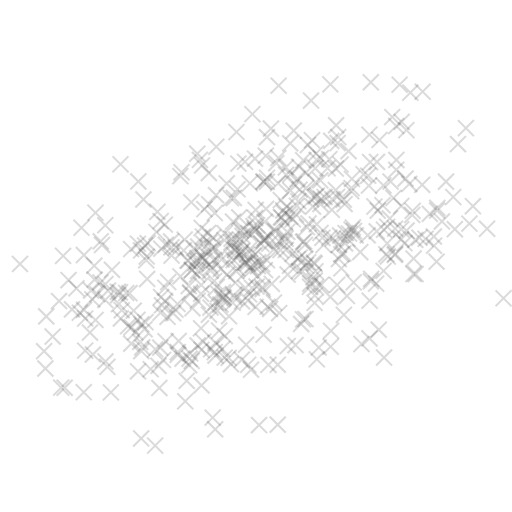
#> input picture sample_data/ve0.jpg, 512 x 512 px; its folder holds only this picture in this run
$ python generate_samples.py --dataset_path sample_data
#> lines starting #> are read from the running program, lines starting #| are printed output that depends on the picture

from argparse import ArgumentParser
import json
import os
from pathlib import Path
import random
import shutil

import cv2
import numpy as np

def create_sample(equirectangular, grid, pitch, yaw):

    pitch = np.radians(pitch)
    yaw = np.radians(yaw)
    # Since distortion increases to the edges of the image, rotation must be done beforehand
    pitch_matrix = np.array([   [1,     0,              0],
                                [0,     np.cos(pitch),  -np.sin(pitch)],
                                [0,     np.sin(pitch),  np.cos(pitch)]])
    uvz = grid @ pitch_matrix.T

    u = uvz[:, :, 0]
    v = uvz[:, :, 1]
    z = uvz[:, :, 2]
    # Use arctan to get latitude
    x = ((np.arctan2(u, z) + yaw) / (2 * np.pi) + 0.5) * equirectangular.shape[1]

    # Use arcsin to get longitude
    norm = np.linalg.norm(uvz, axis=-1, keepdims=True)[:, :, 0] # hypotenuse needed for sin
    y = (np.arcsin(v / norm) / (np.pi) + 0.5) * equirectangular.shape[0]

    # Use image remapping to get rid of any kind of distortion
    persp = cv2.remap(np.asarray(equirectangular), x.astype(np.float32), y.astype(np.float32), cv2.INTER_CUBIC, borderMode=cv2.BORDER_WRAP)
    persp = cv2.rotate(persp, cv2.ROTATE_90_CLOCKWISE)
    persp = cv2.flip(persp, 1)
    return persp

def create_job(source, destination, fov, aspect, yaw_difference, is_sanity_check):
    # Degree to radians
    fov = np.radians(fov)
    # Load an equirectangular image
    equirectangular = cv2.imread(source.as_posix())
    # Get shape of the image
    res0, res1 = equirectangular.shape[1], equirectangular.shape[0]
    # Create an array with size of the target image and values in [-1, 1][-1/ASPECT_RATIO, -1/ASPECT_RATIO]
    u, v = np.mgrid[-1:1:2/(res1 * aspect), -1/aspect:1/aspect:2/(res1 * aspect)]
    # Create z values with respect to FoV
    z = np.ones_like(u) * 1 / np.tan(fov / 2)

    uvz = np.asarray([u, v, z])
    uvz = np.moveaxis(uvz, 0, -1)

    if not is_sanity_check:
        # Define exclude ranges
        exclude = []
        for i in range(3):
            pitch = random.randrange(-30, 31)
            yaw = random.choice([i for i in range(0, 360) if not any([i in exclude_range for exclude_range in exclude])])
            if yaw < yaw_difference:
                exclude_ranges = [range(360 + yaw - yaw_difference, 360), range(0, yaw + yaw_difference)]
            elif yaw > 360 - yaw_difference:
                exclude_ranges = [range(yaw - yaw_difference, 360), range(0, yaw + yaw_difference - 360)]
            else:
                exclude_ranges = [range(yaw - yaw_difference, yaw + yaw_difference)]
            exclude.extend(exclude_ranges)
            print('Create sample {} with pitch={} and yaw={}'.format(i, pitch, yaw))
            sample = create_sample(equirectangular, uvz, pitch, yaw)
            cv2.imwrite((destination.as_posix() + '_sample_{}.jpg'.format(i)), sample)
    else:
        pitch = 0
        yaw = 0
        sample = create_sample(equirectangular, uvz, pitch, yaw)
        cv2.imwrite((destination.as_posix() + '_sample_{}.jpg'.format(0)), sample)
        pitch = 80
        yaw = 0
        sample = create_sample(equirectangular, uvz, pitch, yaw)
        cv2.imwrite((destination.as_posix() + '_sample_{}.jpg'.format(1)), sample)
        pitch = -80
        yaw = 0
        sample = create_sample(equirectangular, uvz, pitch, yaw)
        cv2.imwrite((destination.as_posix() + '_sample_{}.jpg'.format(2)), sample)


def create_jobs(path, fov, aspect, yaw_difference, sanity_check_rate):

    job_counter = 0
    for child in path.iterdir():
        if child.is_file() and child.suffix in ['.png', '.jpg', '.gif', '.jpeg', '.avif']:
            job_path = Path('./sample_data/job_{}'.format(job_counter))
            while Path(job_path.as_posix() + '_sample_0.jpg').exists():
                job_counter += 1
                job_path = Path('./sample_data/job_{}'.format(job_counter))
            print('\nCreate job {}'.format(job_counter))
            is_sanity_check = job_counter % sanity_check_rate == 0
            create_job(child, job_path, fov, aspect, yaw_difference, is_sanity_check)
            with open('./sample_data/jobs.json') as f:
                jobs = json.load(f)
                job = {
                    'id': job_counter,
                    'stimuli': ['job_{}_sample_{}.jpg'.format(job_counter, i) for i in range(3)],
                    'is_sanity_check': is_sanity_check
                }
                jobs.append(job)
            with open('./sample_data/jobs.json', 'w') as f:
                json.dump(jobs, f)
        elif child.is_dir():
            create_jobs(child, fov, aspect, yaw_difference, sanity_check_rate)


def main():
    arg_parse = ArgumentParser()
    arg_parse.add_argument('-p', '--dataset_path', required=True, help='The path of 360 degree images')
    arg_parse.add_argument('-c', '--clear', action='store_true', help='Clear the samples folder')
    arg_parse.add_argument('-f', '--fov', default=90, help='The field of view angle for the sample images')
    arg_parse.add_argument('-a', '--aspect', default=1.7776, help='The aspect ratio for the sample images')
    arg_parse.add_argument('-d', '--yaw_difference', default=50, help='The minimum yaw angle differences for one job')
    arg_parse.add_argument('-s', '--sanity_check_rate', default=5, help='Number of real samples per sanity check')
    args = arg_parse.parse_args()
    for child in Path('./sample_data').iterdir():
        if args.clear and child.is_file() and child.suffix != '.json':
            os.remove(child)
            with open('./sample_data/jobs.json', 'w') as f:
                f.write('[]')
    create_jobs(Path(args.dataset_path), args.fov, args.aspect, args.yaw_difference, args.sanity_check_rate)
#> in create_job, equirectangular is the input picture: shape (512, 512, 3); min 114, max 255, mean 249.1
#> in create_sample, `v = uvz[:, :, 1]`:
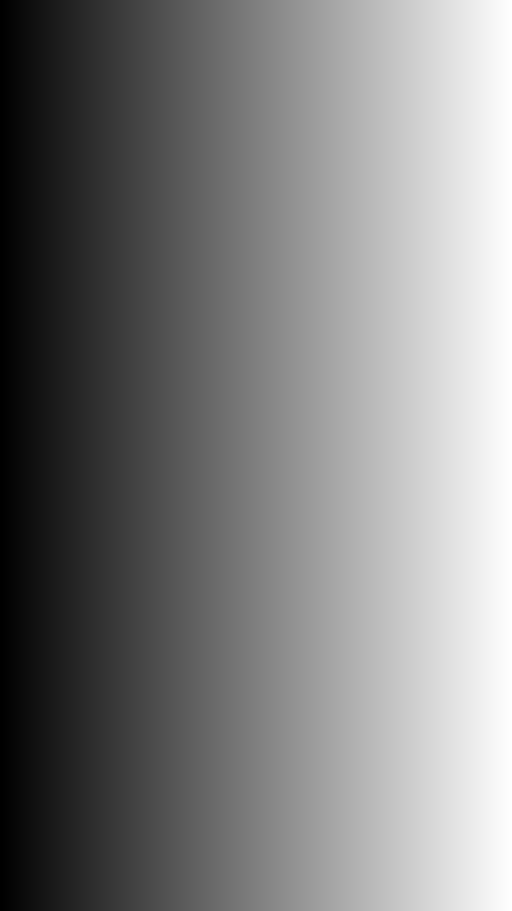
#> v: shape (911, 512) float64; min -0.563, max 0.56, mean -0.0011; drawn with min black and max white
#> in create_sample, `z = uvz[:, :, 2]`: z: shape (911, 512) float64; every value is 1
#> in create_sample, `norm = np.linalg.norm(uvz, axis=-1, keepdims=True)[:, :, 0]`:
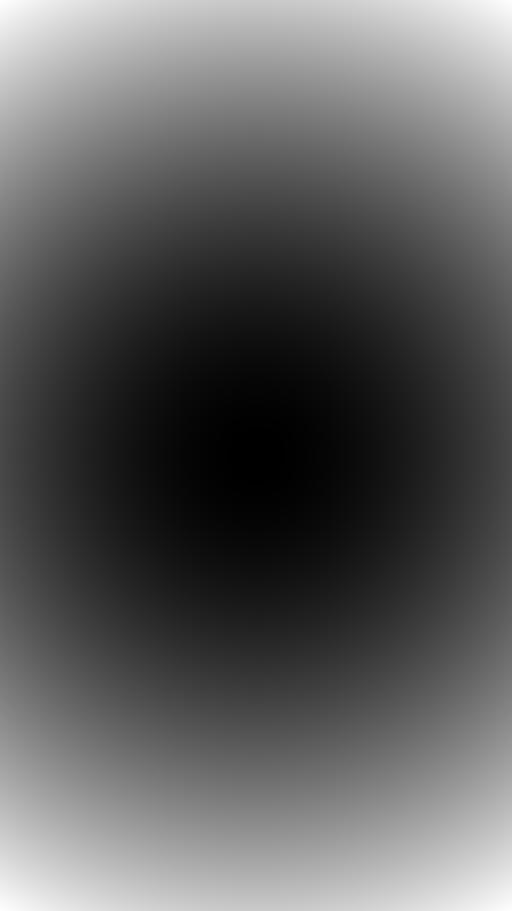
#> norm: shape (911, 512) float64; min 1, max 1.52, mean 1.19; drawn with min black and max white
#> call 3 of create_sample, with pitch = -80, yaw = 0
#> in create_sample (call 3), `uvz = grid @ pitch_matrix.T`:
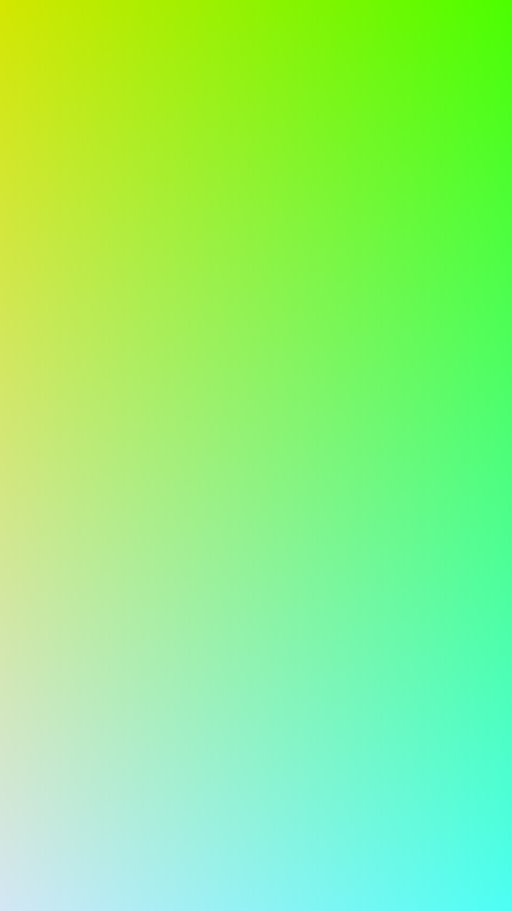
#> uvz: shape (911, 512, 3) float64; mean of channels 0, 1, 2 -0.000144, 0.985, 0.175; drawn with min black and max white
#> in create_sample (call 3), `z = uvz[:, :, 2]`:
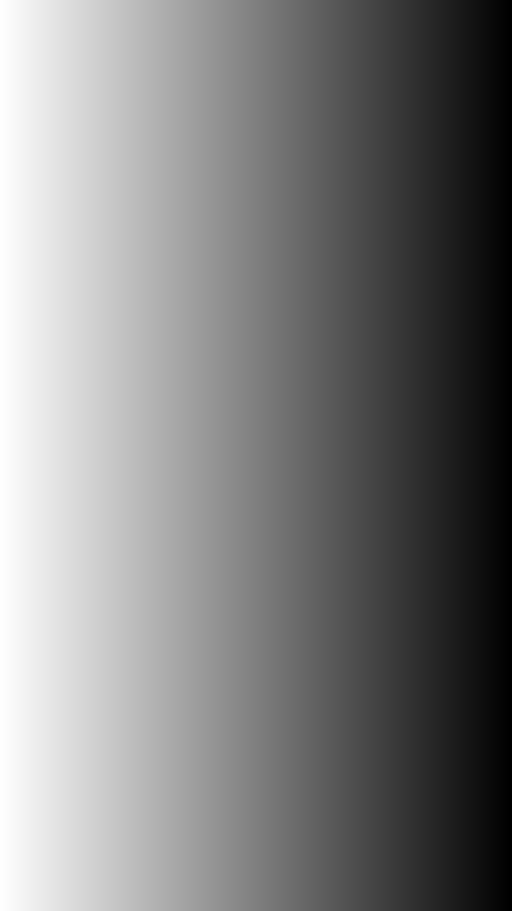
#> z: shape (911, 512) float64; min -0.378, max 0.728, mean 0.175; drawn with min black and max white
#> in create_sample (call 3), `x = ((np.arctan2(u, z) + yaw) / (2 * np.pi) + 0.5) * equirectangular.s..`:
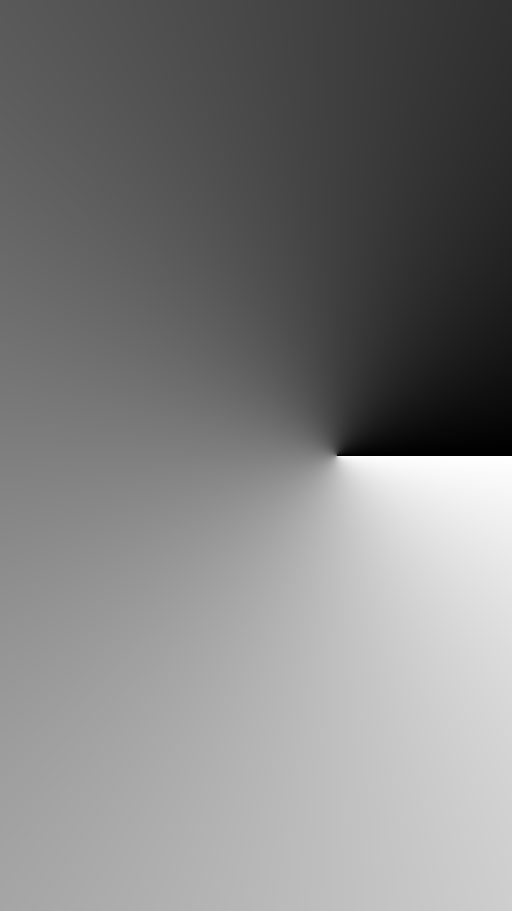
#> x: shape (911, 512) float64; min 0.0311, max 511.6, mean 255.9; drawn with min black and max white
#> in create_sample (call 3), `y = (np.arcsin(v / norm) / (np.pi) + 0.5) * equirectangular.shape[0]`:
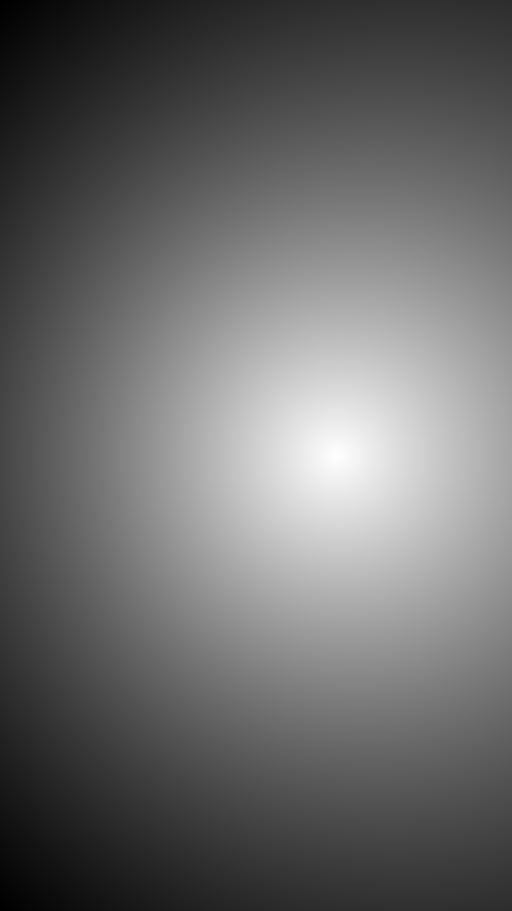
#> y: shape (911, 512) float64; min 357.4, max 511.9, mean 422.3; drawn with min black and max white
#> in create_sample (call 3), `persp = cv2.flip(persp, 1)`:
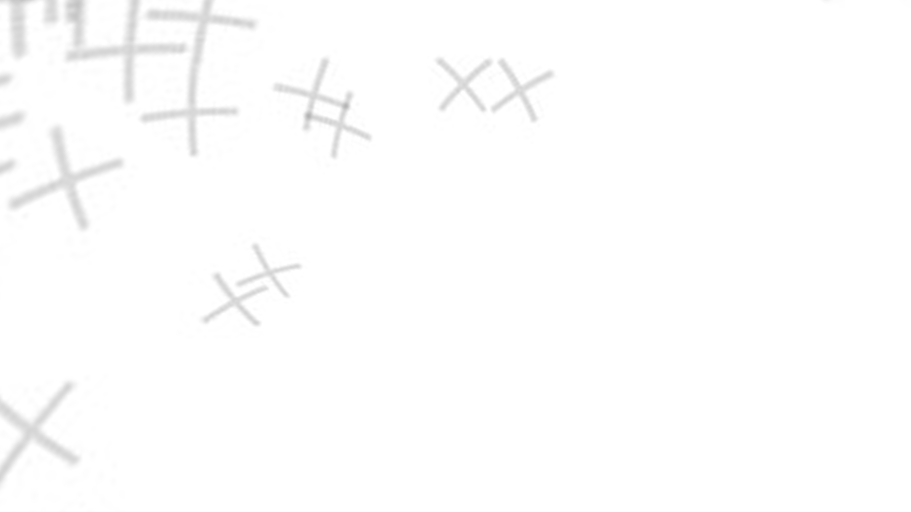
#> persp: shape (512, 911, 3); min 179, max 255, mean 253.5

if __name__ == "__main__":
#> (the run stopped early here; a loop or call above may not have finished)
